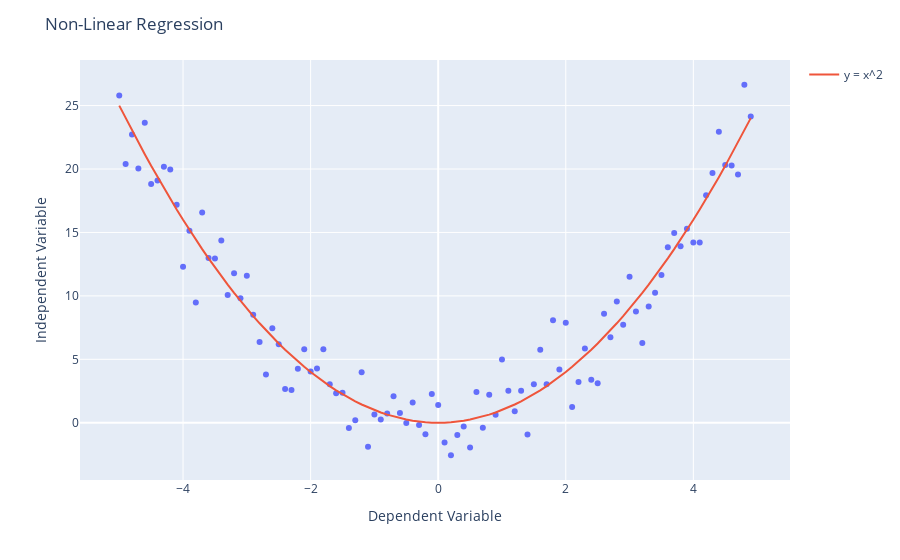

Source (notebook cell):
### Markdown cell above
$$ Y = X^2 $$

### Code cell
x = np.arange(-5.0, 5.0, 0.1)

# You can adjust the slope and intercept to verify the changes in the graph
y = np.power(x, 2)
y_noise = 2 * np.random.normal(size=x.size)
y_data = y + y_noise

fig = px.scatter(x=x, y=y_data)
fig.update_layout(
    title="Non-Linear Regression",
    xaxis_title="Dependent Variable",
    yaxis_title="Independent Variable",
)
fig.add_trace(go.Scatter(x=x, y=y, mode="lines", name="y = x^2"))
fig.show()
